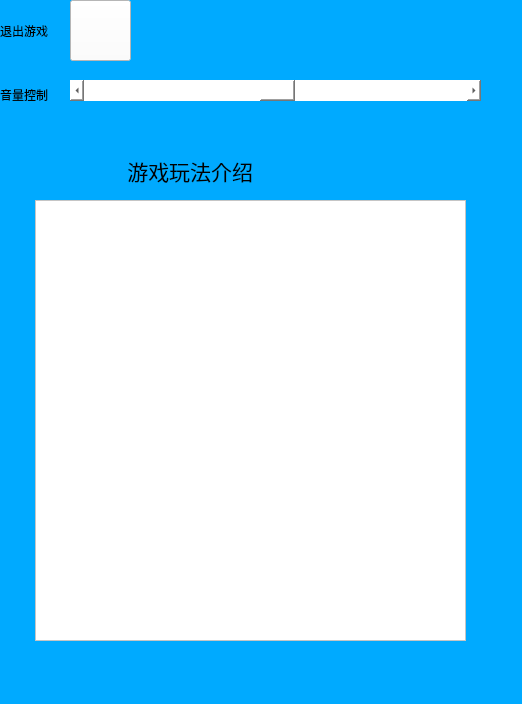
<?xml version="1.0" encoding="UTF-8"?>
<ui version="4.0">
 <class>Menu</class>
 <widget class="QWidget" name="Menu">
  <property name="geometry">
   <rect>
    <x>0</x>
    <y>0</y>
    <width>522</width>
    <height>704</height>
   </rect>
  </property>
  <property name="windowTitle">
   <string>菜单栏</string>
  </property>
  <property name="styleSheet">
   <string notr="true">background-color: rgb(0, 170, 255);</string>
  </property>
  <widget class="QLabel" name="label">
   <property name="geometry">
    <rect>
     <x>100</x>
     <y>150</y>
     <width>271</width>
     <height>41</height>
    </rect>
   </property>
   <property name="font">
    <font>
     <family>MV Boli</family>
     <pointsize>16</pointsize>
    </font>
   </property>
   <property name="layoutDirection">
    <enum>Qt::LeftToRight</enum>
   </property>
   <property name="text">
    <string>     游戏玩法介绍</string>
   </property>
  </widget>
  <widget class="QPushButton" name="Exit">
   <property name="geometry">
    <rect>
     <x>70</x>
     <y>0</y>
     <width>61</width>
     <height>61</height>
    </rect>
   </property>
   <property name="styleSheet">
    <string notr="true">border-image: url(:/imgs/images/exit.png);
background-color: rgb(255, 255, 255);</string>
   </property>
   <property name="text">
    <string/>
   </property>
  </widget>
  <widget class="QLabel" name="label_2">
   <property name="geometry">
    <rect>
     <x>0</x>
     <y>0</y>
     <width>61</width>
     <height>61</height>
    </rect>
   </property>
   <property name="text">
    <string>退出游戏</string>
   </property>
  </widget>
  <widget class="QLabel" name="label_3">
   <property name="geometry">
    <rect>
     <x>0</x>
     <y>70</y>
     <width>61</width>
     <height>49</height>
    </rect>
   </property>
   <property name="layoutDirection">
    <enum>Qt::LeftToRight</enum>
   </property>
   <property name="text">
    <string>音量控制</string>
   </property>
  </widget>
  <widget class="QScrollBar" name="Volume">
   <property name="geometry">
    <rect>
     <x>70</x>
     <y>80</y>
     <width>411</width>
     <height>21</height>
    </rect>
   </property>
   <property name="styleSheet">
    <string notr="true">background-color: rgb(255, 255, 255);</string>
   </property>
   <property name="value">
    <number>50</number>
   </property>
   <property name="orientation">
    <enum>Qt::Horizontal</enum>
   </property>
  </widget>
  <widget class="QTextBrowser" name="Text">
   <property name="geometry">
    <rect>
     <x>35</x>
     <y>200</y>
     <width>431</width>
     <height>441</height>
    </rect>
   </property>
   <property name="styleSheet">
    <string notr="true">background-color: rgb(255, 255, 255);</string>
   </property>
  </widget>
  <zorder>label</zorder>
  <zorder>label_2</zorder>
  <zorder>label_3</zorder>
  <zorder>Volume</zorder>
  <zorder>Text</zorder>
  <zorder>Exit</zorder>
 </widget>
 <resources/>
 <connections/>
</ui>
